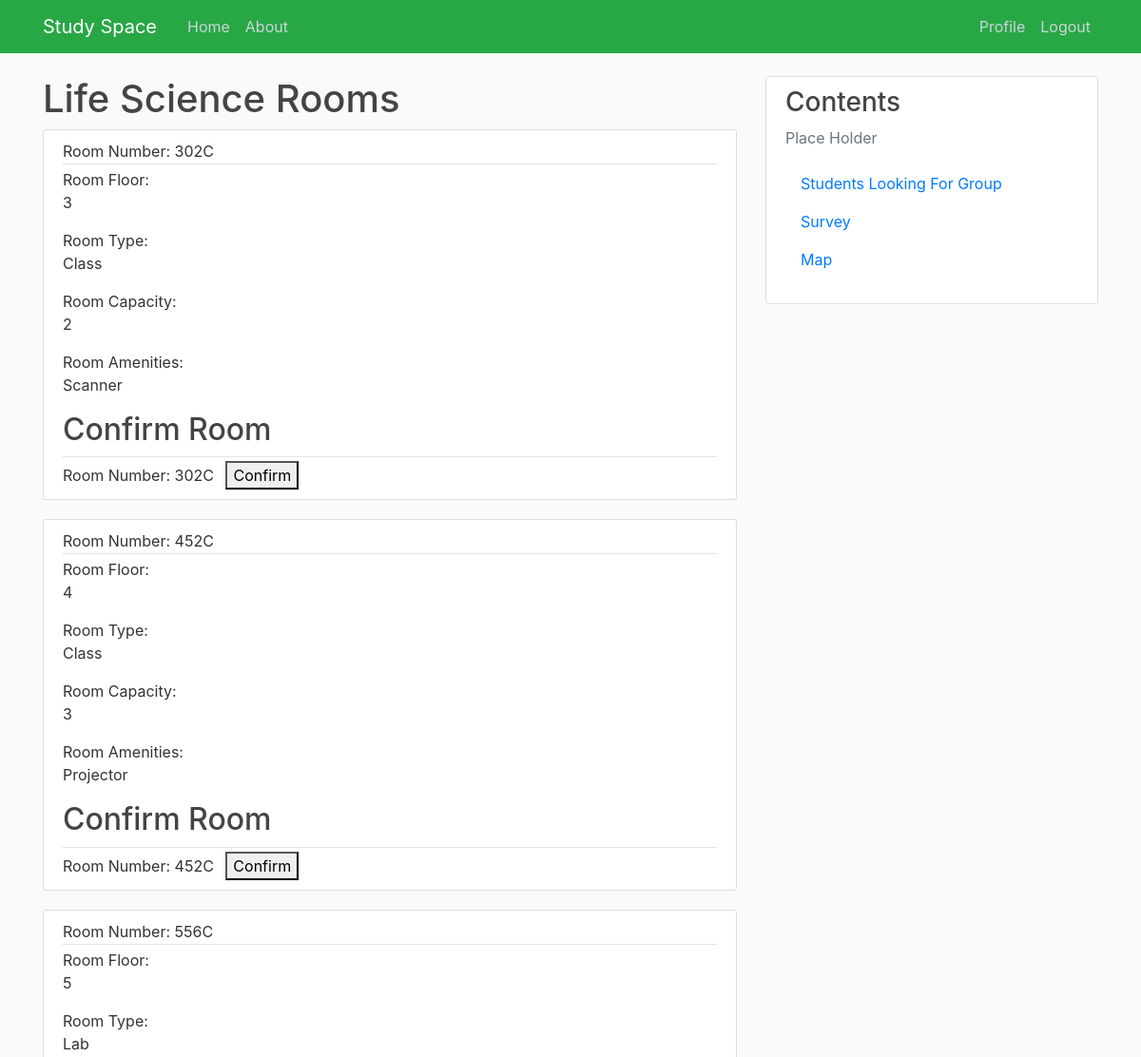
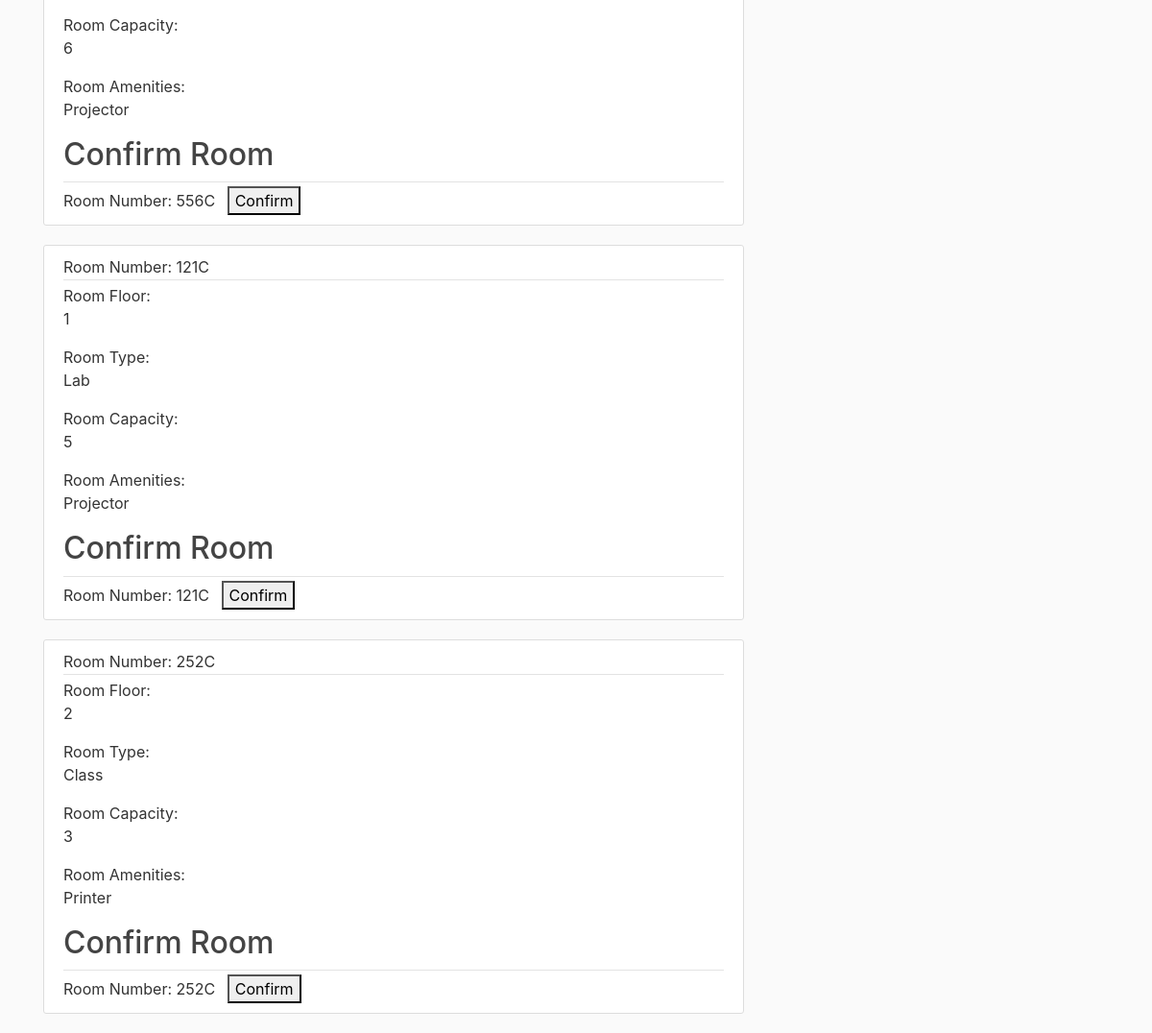
Screenshot of /lifeScienceBuilding (signed in) with the database file from the repository (2 pictures, top to bottom).
### studyspace/database.py (models this page shows, shortened)
class Room(db.Model):
    id = db.Column(db.Integer, primary_key=True)
    building_id = db.Column(db.Integer, db.ForeignKey('building.id'), nullable=False)
    amenities_id = db.Column(db.Integer, db.ForeignKey('amenities.id'), nullable=False)
    name = db.Column(db.String(10), unique=True, nullable=False)
    floor = db.Column(db.String(10), nullable=False)
    roomType = db.Column(db.String(20), nullable=False)
    capacity = db.Column(db.Integer, nullable=False)
    reservation = db.relationship('Reservation', backref='reservationRoom', lazy=True)

class Amenities(db.Model):
    id = db.Column(db.Integer, primary_key=True)
    name = db.Column(db.String(30), nullable=False)
    amenityType = db.Column(db.String(40), nullable=False)
    room = db.relationship('Room', backref='roomAmenities', lazy=True)

### studyspace/routes.py (the view)
@app.route("/lifeScienceBuilding", methods=['GET', 'POST'])
@login_required
def lifeScienceBuilding():
    form = BuildingForm()
    rooms = Room.query.filter_by(building_id='3').all()
    amens = Amenities.query.all()
    return render_template('lifeScienceBuilding.html', title='Life Science Building', form=form, rooms=rooms, amens=amens)

### studyspace/database.py (called while the page is built)
@login_manager.user_loader
def load_user(user_id):
    return User.query.get(int(user_id))

### studyspace/templates/lifeScienceBuilding.html
{% extends "layout.html" %}
{% block content %}
<h1>Life Science Rooms</h1>
{% for room in rooms %}
<article class="media content-section">
    <div class="media-body">
      <div class="article-metadata">
        Room Number: <a class="mr-2">{{ room.name }}</a>
      </div>
      Room Floor: <p class="article-content">{{ room.floor }}</p>
      Room Type: <p class="article-content">{{ room.roomType }}</p>
      Room Capacity: <p class="article-content">{{ room.capacity }}</p>
      Room Amenities: <p class="article-content">{{ room.roomAmenities.name}}</p>
      <div class="article-metadata">
        <h2>Confirm Room</h2>
      </div>
        Room Number: <a class="mr-2">{{ room.name }}</a>
        <a class="mr-2" href="{{ url_for('confirmation') }}">
            <button class="pure-button button-warning confirm" type="submit">Confirm</button>
        </a>
    </div>
  </article>
{% endfor %}
{% endblock content %}

### studyspace/static/main.css (style rules this page uses)
body { background: #fafafa; color: #333333; margin-top: 5rem; }
h1, h2, h3, h4, h5, h6 { color: #444444; }
.content-section { background: #ffffff; padding: 10px 20px; border: 1px solid #dddddd; border-radius: 3px; margin-bottom: 20px; }
.article-content { white-space: pre-line; }
.article-metadata { padding-bottom: 1px; margin-bottom: 4px; border-bottom: 1px solid #e3e3e3 }

### rows the page displays
Room: name "302C", floor "3", roomType "Class", capacity "2", roomAmenities.name "Scanner"
Room: name "452C", floor "4", roomType "Class", capacity "3", roomAmenities.name "Projector"
Room: name "556C", floor "5", roomType "Lab", capacity "6", roomAmenities.name "Projector"
Room: name "121C", floor "1", roomType "Lab", capacity "5", roomAmenities.name "Projector"
Room: name "252C", floor "2", roomType "Class", capacity "3", roomAmenities.name "Printer"
